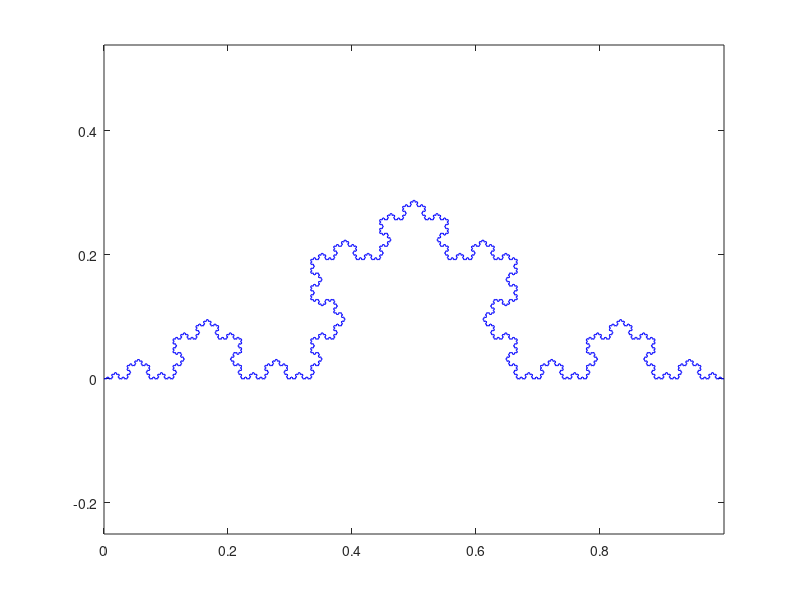

Source code (MATLAB): (Note: this script raises an error after producing the figure.)
% Chapter 5 - Fractals and Multifractals.
% Copyright Birkhauser 2004. Stephen Lynch.
% Modified by CD 2007

% Plot the Koch curve up to stage k (Figure 5.2)

clear all
close all

for k = 1:6
mmax=4^k;
x=zeros(1,mmax);
y=zeros(1,mmax);
h=3^(-k);
x(1)=0;y(1)=0;
angle(1)=0;angle(2)=pi/3;angle(3)=-pi/3;angle(4)=0;
for a=1:mmax
    m=a-1;ang=0;
    for b=1:k
        segment(b)=mod(m,4);
        m=floor(m/4);
        r=segment(b)+1;
        ang=ang+angle(r);
    end
    x(a+1)=x(a)+h*cos(ang);
    y(a+1)=y(a)+h*sin(ang);
end

plot(x,y,'b');
axis equal
pause
end

figure
dim = boxcount([x;y]',9,1);
